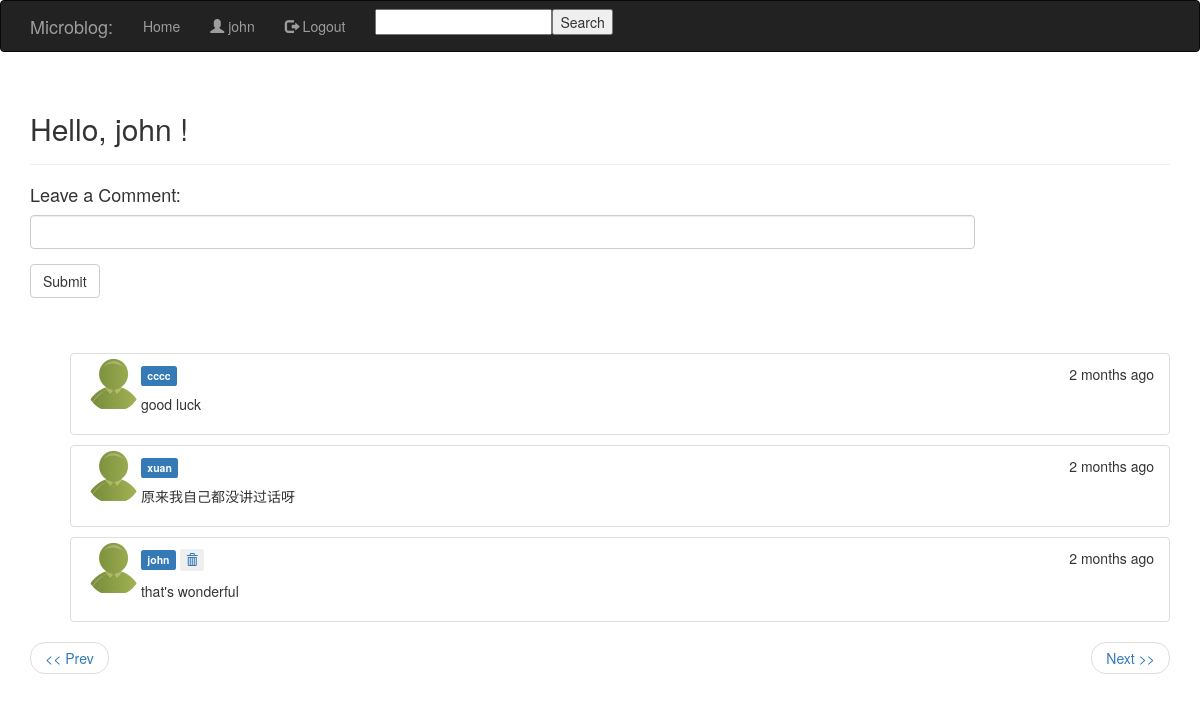
The app's page /index/4/ (signed in) with its own data.
### models.py (models this page shows, shortened)
class User(db.Model):
	id = db.Column(db.Integer, primary_key=True)
	username = db.Column(db.String(64), index=True, unique=True)
	password = db.Column(db.String(20))
	email = db.Column(db.String(120), index=True, unique=True)
	regdate = db.Column(db.DateTime)
	about_me = db.Column(db.String(140))
	last_seen = db.Column(db.DateTime)
	posts = db.relationship('Post', backref='author', lazy='dynamic')
	followed = db.relationship('User',
						   secondary=followers,
						   primaryjoin=(followers.c.follower_id == id),
						   secondaryjoin=(followers.c.followed_id == id),
						   backref=db.backref('followers', lazy='dynamic'),
						   lazy='dynamic')
	@property
	def is_authenticated(self):
		return True
	def followed_posts(self):
		return Post.query.join(followers, (followers.c.followed_id == Post.user_id)).filter(followers.c.follower_id == self.id).order_by(Post.timestamp.desc())

class Post(db.Model):
    __searchable__ = ['body']
    id = db.Column(db.Integer, primary_key=True)
    body = db.Column(db.String(140))
    timestamp = db.Column(db.DateTime)
    user_id = db.Column(db.Integer, db.ForeignKey('user.id'))

### views.py (the view)
@app.route('/', methods=['GET', 'POST'])
@app.route('/index/', methods=['GET', 'POST'])
@app.route('/index/<int:page>/', methods=['GET', 'POST'])
@login_required
def index(page=1):
	try:
		form = PostForm()
		if form.validate_on_submit():
			post = Post(body=form.post.data, timestamp=datetime.utcnow(), author=g.user)
			db.session.add(post)
			db.session.commit()
			return redirect(url_for('index'))
		posts = g.user.followed_posts().paginate(page, POSTS_PER_PAGE, False)
		return render_template('index.html',title='Home',form=form,posts=posts)
	except Exception as e:
		return(str(e))

### forms.py
class SearchForm(Form):
    search = StringField('search', validators=[DataRequired()])

class PostForm(Form):
    post = StringField('', validators=[DataRequired()])
    submit = SubmitField('Submit')

### views.py (called while the page is built)
@app.before_request
def before_request():
    g.user = current_user
    if g.user.is_authenticated:
        g.user.last_seen = datetime.utcnow()
        db.session.add(g.user)
        db.session.commit()
        g.search_form = SearchForm()

@lm.user_loader
def load_user(id):
    return User.query.get(int(id))

### templates/index.html (shortened to what this page needs)
{% extends "base.html" %}
{% block content %}
	<div class="page-header">
		<h2>Hello,
		{% if g.user.username %}
			{{ g.user.username }}
		{% else %}
			Stranger
		{% endif %}!
		</h2>
	</div>
	<h4>Leave a Comment:</h4>
	{% import "bootstrap/wtf.html" as wtf %}
	<div>
	 {{ wtf.quick_form(form, form_type="horizontal", horizontal_columns=('sm', 20, 10)) }}
    </div>
	<br>
	<br>
	{% for post in posts.items %}
		{% include 'post.html' %}
	{% endfor %}
	<div class="page">
		<ul class="pager">
		{% if posts.has_prev %}
			<li class="previous"><a href="{{ url_for('index', page=posts.prev_num)}}"><span aria-hidden="true">&lt;&lt;</span> Prev</a></li>
		{% endif %}
		{% if posts.has_next %}
			<li class="next"><a href="{{ url_for('index', page=posts.next_num) }}">Next <span aria-hidden="true">&gt;&gt;</span></a></li>
		{% endif %}
		</ul>
	</div>
{% endblock %}

### templates/base.html (shortened to what this page needs)
<!DOCTYPE html>
<html>
<head>
	<link href="{{ url_for('static', filename='css/bootstrap.min.css') }}" rel="stylesheet">
</head>
<body>
	{% block navbar %}
    <div class="navbar navbar-inverse" role="navigation">
        <div class="container">
			<div class="navbar-header">
				<a class="navbar-brand" href="/index">Microblog:</a>
			</div>
			<div class="navbar-collapse collapse">
				<ul class="nav navbar-nav">
					<li><a href="/index">Home</a></li>
					{% if session.logged_in %}
						<li><a href="{{ url_for('user', username=g.user.username) }}"><span class="glyphicon glyphicon-user"></span> {{g.user.username}}</a></li>
						<li> <a href="{{ url_for('logout') }}"><span class="glyphicon glyphicon-log-out"></span> Logout</a></li>
						<li><form form class="navbar-form navbar-left"  action="{{ url_for('search') }}" method="post" name="search">
							  {{ g.search_form.hidden_tag() }}{{ g.search_form.search(size=20) }}<input type="submit" value="Search"></form></li>
					{% else %}
						<li><a href="/post/about-me">About Me</a></li>
						<li><a href="/post/about-this-blog">About This Blog</a></li>
						<li> <a href="{{ url_for('register') }}"><span class="glyphicon glyphicon-pencil"></span> Signup</a></li>
					{% endif %}
				</ul>
			</div>
        </div>
    </div>
	{% endblock %}
	<div class="container">
		{% block content %}{% endblock %}
	</div>
  </body>
</html>

### templates/post.html
<div class="posts">
	<ul style="list-style-type:none;">
		<li class="list-group-item">
			<div class="posts-thumbnail"><a href="{{ url_for('user', username=post.author.username) }}">
				<img class="img-circle" style="max-width: 55px; margin-top: -7px;"  align="left"  src="{{ url_for('static', filename='images/default_avatar.jpg') }}"></a>
			</div>
			<div class="posts-body">
				<p>
					<a href="{{ url_for('user', username=post.author.username) }}"><span class="label label-primary">{{ post.author.username }}</span></a>
					<span class="post-moment" style="float:right">{{ moment(post.timestamp).fromNow() }}</span>
				{% if post.author.id == g.user.id %}
					<a href="{{ url_for('delete', id=post.id) }}"><button type="button" class="btn btn-xs" aria-label="right Align"><span class="glyphicon glyphicon-trash" aria-hidden="true"></span>
					</button></a>
				{% endif %}
				</p>
				<div style="overflow: auto;">
						<p style="white-space: pre-wrap;">{{ post.body }}</p>
				</div>
			</div>
		</li>
	</ul>
</div>

### records on screen
User: user.username "john"
Post: author.username "cccc", timestamp "2 months ago", body "good luck"
Post: author.username "xuan", timestamp "2 months ago", body "原来我自己都没讲过话呀"
Post: author.username "john", timestamp "2 months ago", body "that's wonderful"
